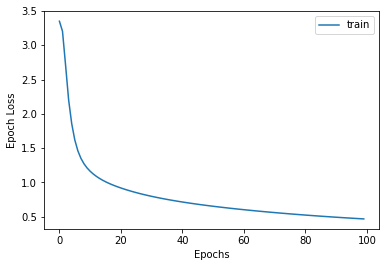

Recreate this plot in Python.
#!/usr/bin/env python3
# -*- coding: utf-8 -*-
"""
Created on Sun Nov 11 09:23:48 2018

@author: patrickorourke
"""

#!/usr/bin/env python3
# -*- coding: utf-8 -*-
"""
Created on Wed Oct 31 09:37:08 2018

@author: patrickorourke
"""

# Assignment for the dataset "Auto MPG"

import numpy as np
import pandas as pd
import tensorflow as tf
import seaborn as sb
import matplotlib.pyplot as plt
from scipy.stats.stats import pearsonr   
from sklearn.model_selection import train_test_split
from sklearn.metrics import mean_squared_error, r2_score
from sklearn.model_selection import train_test_split



# Units - "Miles per galllon", "number", "Meters", "unit of power", "Newtons" . "Meters per sec sqr"
columns = ['mpg', 'cylinders', 'displacement', 'horsepower', 'weight', 'acceleration', 'model year', 'origin', 'car name']

alpha = 'abcdefghijklmnopqrstuvwxyz'

learning_rate = 0.01
EPOCH = 100
# STEP 1 - GATHERING DATA

# Function to read textfile dataset and load it as a Pandas DataFrame
def loadData(file,columns):
    df = pd.read_table(file, sep=',')
    df.columns = columns
    return df

def correlation(data):
    correlation = []
    for i in range(0,7):
        j = pearsonr(data.iloc[:,i],data.iloc[:,0])
        correlation.append(j)
    return correlation

def charToOneHot(s):
        oneHot = [0 for _ in range(len(alpha))]
        oneHot[alpha.index(s.lower())] = 1
        return np.array(oneHot)
    
file = "/Users/patrickorourke/Documents/letter-recognition/letter-recognition.data.txt"
# Label the columsn of the Pandas DataFrame
columns = ['Letter', 'X-Box', 'Y-Box', 'Width', 'High', 'onpix', 'x-bar', 'y-bar', 'x2bar','y2bar','xybar','x2ybr','xy2br',
               'x-ege','xegvy','y-ege','yegvx']
data = loadData(file,columns)
    
# STEP 2 - PREPARING THE DATA
    
# Examine the dataset
data.head()
    
train, test = train_test_split(data, test_size=0.2)
    
ys_train = np.array(train.iloc[:,0].values)
    
ys_test = np.array(test.iloc[:,0].values)

train = train.iloc[:,1:17]
    
test = test.iloc[:,1:17]

inputs = tf.placeholder(tf.float32, shape = (1,16))
labels = tf.placeholder(tf.float32, shape = (1,26))
W_1 = tf.Variable(tf.random_uniform([16,50]))
W_2 = tf.Variable(tf.random_uniform([50,26]))
b_1 = tf.Variable(tf.zeros([50]))
b_2 = tf.Variable(tf.zeros([26]))
layer_1 = tf.add(tf.matmul(inputs,W_1), b_1)
layer_1 = tf.nn.sigmoid(layer_1)
layer_2 = tf.add(tf.matmul(layer_1,W_2), b_2)
predictions = tf.nn.softmax(layer_2)
# layer_2 = tf.nn.sigmoid(layer_2)

loss = tf.reduce_mean(tf.nn.softmax_cross_entropy_with_logits(logits = layer_2, labels = labels))

optim = tf.train.GradientDescentOptimizer(learning_rate).minimize(loss)

with tf.Session() as sess:
    sess.run(tf.global_variables_initializer())
    
    train_losses = []
    for e in range(EPOCH):
        
        epoch_loss = 0
        for i in range(len(train)):
            inp = train.iloc[i, :].values / 15
            inp = inp.reshape(1, 16)
            lab = charToOneHot(ys_train[i]).reshape(1, 26)
            iter_loss, _ = sess.run([loss, optim], feed_dict = {inputs:inp, labels:lab})

            epoch_loss += iter_loss
        
        epoch_loss /= len(train)
        print(e, epoch_loss)
        train_losses.append(epoch_loss)
       
        
    test_loss = 0
    for i in range(len(test)):
        inp = test.iloc[i, :].values / 15
        inp = inp.reshape(1, 16)
        lab = charToOneHot(ys_test[i]).reshape(1, 26)
        iter_loss, _ = sess.run([loss, optim], feed_dict = {inputs:inp, labels:lab})
        test_loss += iter_loss
        
    test_loss /= len(test)
    
    print(test_loss)
    
    plt.plot(train_losses, label='train')
    plt.xlabel("Epochs")
    plt.ylabel("Epoch Loss")
    plt.legend() 
